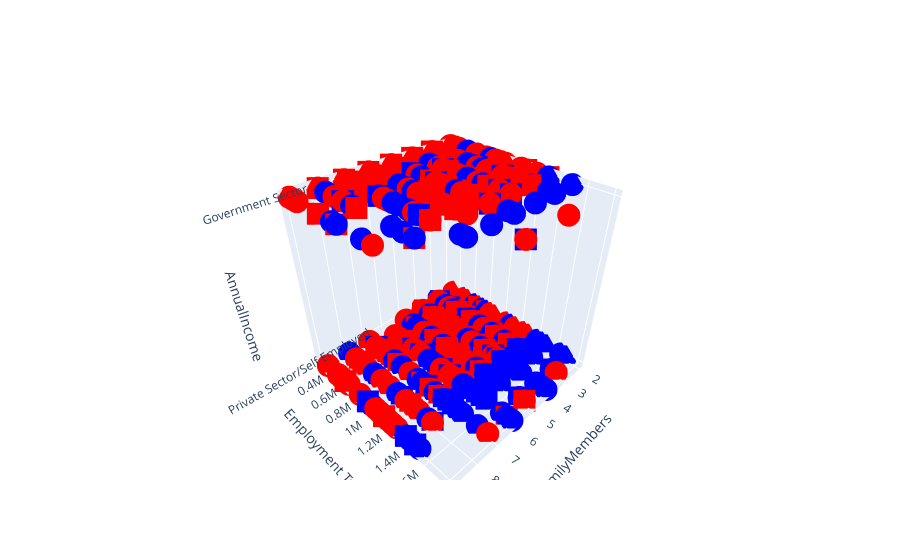
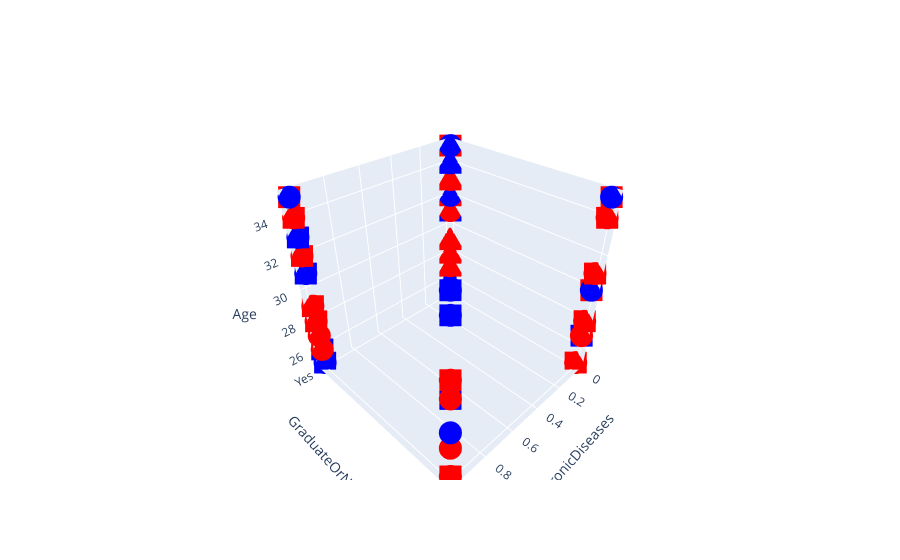
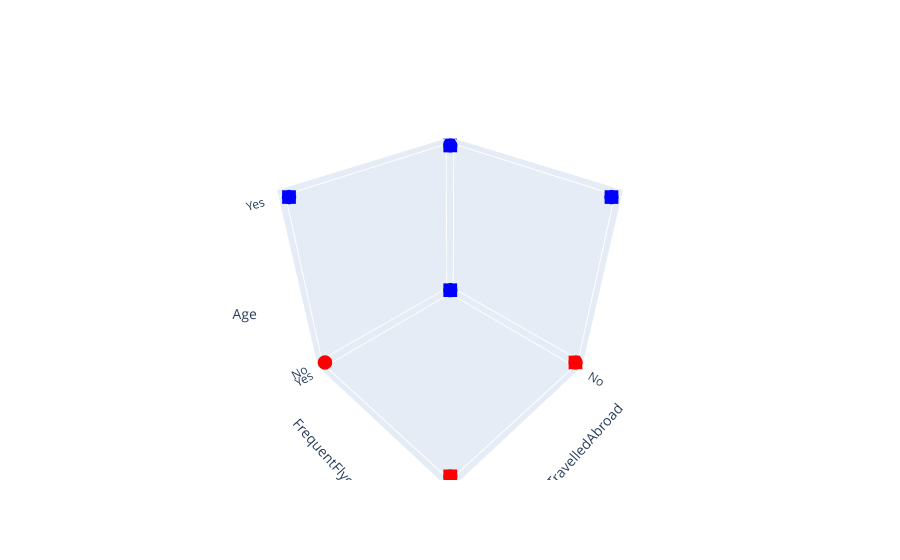

Write notebook code for charts like these, in order.
### Markdown cell above
plot and Diagram

### Code cell
# 'FamilyMembers', 'Employment Type', 'AnnualIncome' ,'FrequentFlyer'
# 'GraduateOrNot', 'Age', 'ChronicDiseases', 'EverTravelledAbroad'
markercolor = Data['TravelInsurance'].replace("No","red").replace("Yes","blue")

markershape = []
for i in y_pred:
    if i == 1:
        markershape.append('circle')
    else:
        markershape.append('square')


#Make Plotly figure
fig1 = go.Scatter3d(x=Data['FamilyMembers'],
                    y=Data['AnnualIncome'],
                    z=Data['Employment Type'],
                    marker=dict(
                                color = markercolor,
                                symbol = markershape,
                                opacity = 1,
                                reversescale=True,
                                colorscale='Blues'),
                    line=dict (width=0.02),
                    mode='markers')

#Make Plot.ly Layout
mylayout1 = go.Layout(scene=dict(xaxis=dict( title="FamilyMembers"),
                                yaxis=dict( title='Employment Type'),
                                zaxis=dict(title='AnnualIncome')),)


fig2 = go.Scatter3d(x=Data['ChronicDiseases'],
                    y=Data['GraduateOrNot'],
                    z=Data['Age'],
                    marker=dict(
                                color = markercolor,
                                symbol = markershape,
                                opacity = 1,
                                reversescale=True,
                                colorscale='Blues'),
                    line=dict (width=0.02),
                    mode='markers')

#Make Plot.ly Layout
mylayout2 = go.Layout(scene=dict(xaxis=dict( title="ChronicDiseases"),
                                yaxis=dict( title='GraduateOrNot'),
                                zaxis=dict(title='Age')),)

fig3 = go.Scatter3d(x=Data['EverTravelledAbroad'],
                    y=Data['FrequentFlyer'],
                    z=Data['TravelInsurance'],
                    marker=dict(color=markercolor,
                                symbol = markershape,
                                opacity=1,
                                reversescale=True,
                                colorscale='Blues',
                                size=5),
                    line=dict (width=0.02),
                    mode='markers')

#Make Plot.ly Layout
mylayout3 = go.Layout(scene=dict(xaxis=dict( title='EverTravelledAbroad'),
                                yaxis=dict( title='FrequentFlyer'),
                                zaxis=dict(title='Age')),)


#Plot and save html
plotly.offline.iplot({"data": [fig1],
                     "layout": mylayout1},
                     filename=("6DPlot.html"))
plotly.offline.iplot({"data": [fig2],
                     "layout": mylayout2},
                     filename=("6DPlot.html"))
plotly.offline.iplot({"data": [fig3],
                     "layout": mylayout3},
                     filename=("6DPlot.html"))

### Figure 1 — Plotly figure (JSON) as saved in the notebook; plotly's stock layout.template omitted (floating-point values rounded to 4 significant figures; data arrays with more than 128 entries replaced by an {"elided": "..."} marker saying what was removed)
{"data": [{"line": {"width": 0.02}, "marker": {"color": {"elided": "1590 str values"}, "colorscale": [[0, "rgb(247,251,255)"], [0.125, "rgb(222,235,247)"], [0.25, "rgb(198,219,239)"], [0.375, "rgb(158,202,225)"], [0.5, "rgb(107,174,214)"], [0.625, "rgb(66,146,198)"], [0.75, "rgb(33,113,181)"], [0.875, "rgb(8,81,156)"], [1, "rgb(8,48,107)"]], "opacity": 1, "reversescale": true, "symbol": {"elided": "318 str values"}}, "mode": "markers", "type": "scatter3d", "x": {"elided": "1590 int values"}, "y": {"elided": "1590 int values"}, "z": {"elided": "1590 str values"}}], "layout": {"scene": {"xaxis": {"title": {"text": "FamilyMembers"}}, "yaxis": {"title": {"text": "Employment Type"}}, "zaxis": {"title": {"text": "AnnualIncome"}}}}}

### Figure 2 — Plotly figure (JSON) as saved in the notebook; plotly's stock layout.template omitted (floating-point values rounded to 4 significant figures; data arrays with more than 128 entries replaced by an {"elided": "..."} marker saying what was removed)
{"data": [{"line": {"width": 0.02}, "marker": {"color": {"elided": "1590 str values"}, "colorscale": [[0, "rgb(247,251,255)"], [0.125, "rgb(222,235,247)"], [0.25, "rgb(198,219,239)"], [0.375, "rgb(158,202,225)"], [0.5, "rgb(107,174,214)"], [0.625, "rgb(66,146,198)"], [0.75, "rgb(33,113,181)"], [0.875, "rgb(8,81,156)"], [1, "rgb(8,48,107)"]], "opacity": 1, "reversescale": true, "symbol": {"elided": "318 str values"}}, "mode": "markers", "type": "scatter3d", "x": {"elided": "1590 int values"}, "y": {"elided": "1590 str values"}, "z": {"elided": "1590 int values"}}], "layout": {"scene": {"xaxis": {"title": {"text": "ChronicDiseases"}}, "yaxis": {"title": {"text": "GraduateOrNot"}}, "zaxis": {"title": {"text": "Age"}}}}}

### Figure 3 — Plotly figure (JSON) as saved in the notebook; plotly's stock layout.template omitted (floating-point values rounded to 4 significant figures; data arrays with more than 128 entries replaced by an {"elided": "..."} marker saying what was removed)
{"data": [{"line": {"width": 0.02}, "marker": {"color": {"elided": "1590 str values"}, "colorscale": [[0, "rgb(247,251,255)"], [0.125, "rgb(222,235,247)"], [0.25, "rgb(198,219,239)"], [0.375, "rgb(158,202,225)"], [0.5, "rgb(107,174,214)"], [0.625, "rgb(66,146,198)"], [0.75, "rgb(33,113,181)"], [0.875, "rgb(8,81,156)"], [1, "rgb(8,48,107)"]], "opacity": 1, "reversescale": true, "size": 5, "symbol": {"elided": "318 str values"}}, "mode": "markers", "type": "scatter3d", "x": {"elided": "1590 str values"}, "y": {"elided": "1590 str values"}, "z": {"elided": "1590 str values"}}], "layout": {"scene": {"xaxis": {"title": {"text": "EverTravelledAbroad"}}, "yaxis": {"title": {"text": "FrequentFlyer"}}, "zaxis": {"title": {"text": "Age"}}}}}
